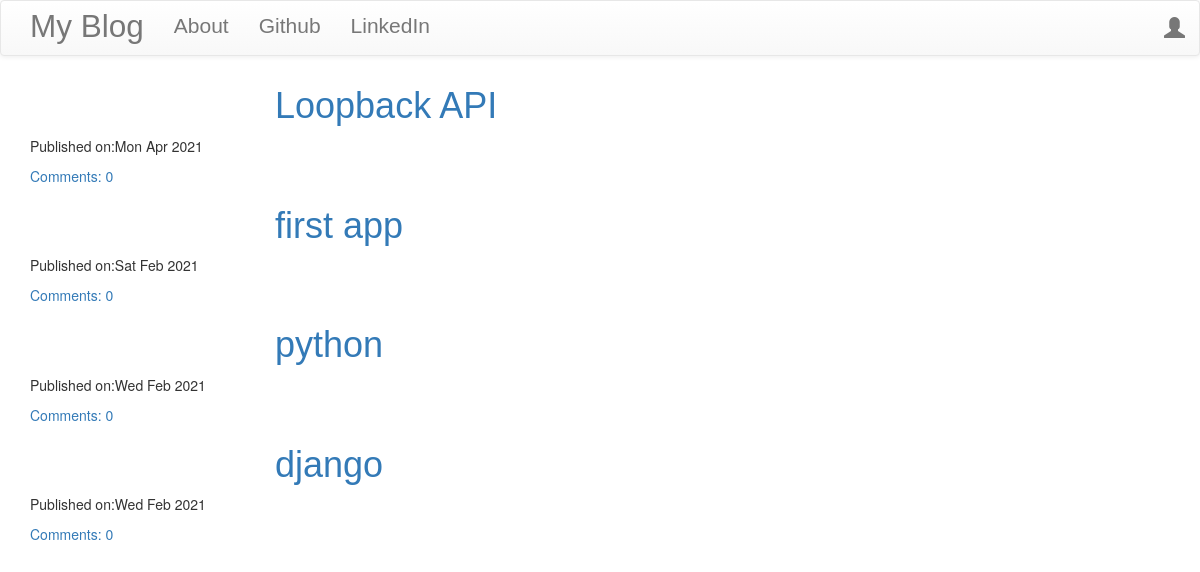
The page / on the database its author committed.
### blog/models.py (models this page shows, shortened)
class Post(models.Model):
	author=models.ForeignKey('auth.User',on_delete=models.CASCADE)
	title=models.CharField(max_length=200)
	text=models.TextField()
	created_date=models.DateTimeField(default=timezone.now)
	published_date=models.DateTimeField(blank=True,null=True)
	def approve_comments(self):
		return self.comments.filter(approve_comment=True)

### blog/views.py (the view)
# urls.py: path('',views.PostListView.as_view(),name='post_list'),
class PostListView(ListView):
	model=Post
	def get_queryset(self):
		return Post.objects.filter(published_date__lte=timezone.now()).order_by('-published_date')

### blog/templates/blog/post_list.html
{% extends 'blog/base.html' %}
{% block content%}
<div class="centerstage">
	{% for post in post_list %}
	<div class="post">
		<h1><a href="{% url 'post_detail' pk=post.pk %}">{{post.title}}</a></h1>
		<div class="date">
			<p>Published on:{{post.published_date|date:"D M Y"}}<p>
		</div>
		<a href="{% url 'post_detail' pk=post.pk %}">Comments: {{ post.approve_comments.count}}</a>
	</div>
{% endfor %}
</div>
{% endblock %}

### blog/templates/blog/base.html (shortened to what this page needs)
<!DOCTYPE html>
{% load static %}
<html>
<head>
<link rel="stylesheet" href="https://maxcdn.bootstrapcdn.com/bootstrap/3.3.7/css/bootstrap.min.css">
<link rel="stylesheet" href="https://maxcdn.bootstrapcdn.com/bootstrap/3.3.7/css/bootstrap-theme.min.css">
<link rel="stylesheet" href="//cdn.jsdelivr.net/npm/medium-editor@latest/dist/css/medium-editor.min.css" type="text/css" media="screen" charset="utf-8">
<link rel="stylesheet" type="text/css" href="{% static 'css/blog.css'%}">
</head>
<body class="loader">
<nav class="navbar navbar-default techfont custom-navbar">
	<div class="container">
		<ul class="nav navbar-nav">
		<li><a href="{% url 'post_list'%}" class="navbar-brand bigbrand">My Blog</a></li>
		<li><a href="{% url 'about'%}">About</a></li>
		<li><a href="https://github.com/">Github</a></li>
		<li><a href="https://in.linkedin.com/">LinkedIn</a></li>
	</ul>
	<ul class="nav navbar-nav navbar-right">
		{% if user.is_authenticated %}
			<li>
				<a href="{% url 'post_new' %}">New Post</a>
			</li>
			<li>
				<a href="{% url 'post_draft_list' %}">Drafts</a>
			</li>
			<li>
				<a href="{% url 'logout' %}">Logout</a>
			</li>
			<li>
				<a >Welcome:{{user.username}}</a>
			</li>
			{% else %}
			<li><a href="{% url 'login'%}" class="nav navbar-right">
				<spna class='glyphicon glyphicon-user'>	</a></li>
		{% endif %}
	</ul>
	</div>
		</nav>
<div class='content container'>
	<div class="row">
		<div class="col-md-8">
			<div class="blog_posts">
				{% block content%}
				{% endblock %}
			</div>
		</div>
	</div>
</div>
</body>
</html>

### blog/static/css/blog.css (style rules this page uses)
h1 { font-family: Oak,sans-serif; color: rgba(0,0,0,0.7); position:relative; top:calc(50% - 80px); left:calc(50% - 130px); }
.centerstage { margin-left: auto; margin-right: auto; }
.techfont { font-family: 'Russo One',sans-serif; font-size: 1.5em; margin-bottom: 10px; }
.bigbrand { font-size: 1.5em; }
.loader { filter:hue-rotate(0deg); color:linear-gradient(45deg,#0f8,#08f); animation:hue 10000ms infinite linear; }

### rows shown on the page
Post: title "Loopback API", published_date "Mon Apr 2021", approve_comments.count "0"
Post: title "first app", published_date "Sat Feb 2021", approve_comments.count "0"
Post: title "python", published_date "Wed Feb 2021", approve_comments.count "0"
Post: title "django", published_date "Wed Feb 2021", approve_comments.count "0"
